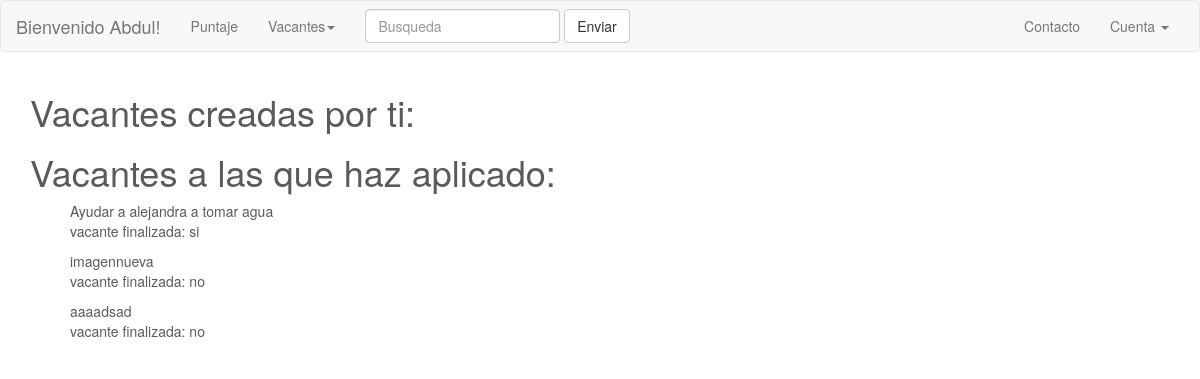
Page /perfil (signed in) on the earlier database version.
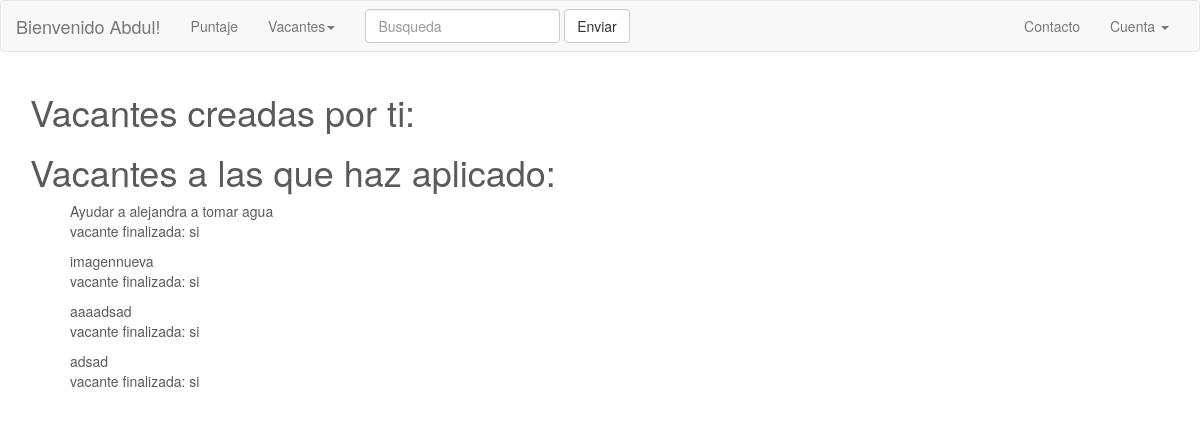
Same page on the later database version.
### models.py (models this page shows, shortened)
class Aplicantes(Model):
	vacante = ForeignKeyField(Vacante, related_name='vacante')
	aplicante = ForeignKeyField(Usuario, related_name='aplicante')
	class Meta:
		database = DATABASE
		indexes = (
			(('vacante','aplicante'), True),
		)

class Vacante(Model):
	titulo = CharField(null=False, unique=True)
	descripcion = TextField(null=False)
	contacto = TextField(null=False)
	descripcion_imagen1 = CharField(null=True)
	imagen1= CharField(null=True)
	descripcion_imagen2 = CharField(null=True)
	imagen2 = CharField(null=True)
	descripcion_imagen3 = CharField(null=True)
	imagen3 = CharField(null=True)
	finalizada = BooleanField(null=False)
	direccion = TextField(unique=False)
	usuario = ForeignKeyField(Usuario)
	creado = DateTimeField(default=datetime.datetime.now)
	class Meta:
		database = DATABASE
		order_by = ('-creado',)

### run.py (the view)
@app.route('/perfil')
@login_required
def perfil():
	usuario = g.user._get_current_object()
	usuario = models.Usuario.get(models.Usuario.id**usuario.id)
	vacantes = usuario.vacantes_creadas()
	aplicaciones = models.Aplicantes.select().where(models.Aplicantes.aplicante== usuario)
	return render_template('perfil.html', usuario=usuario, vacantes=vacantes, aplicaciones=aplicaciones)

### models.py (called while the page is built)
    def vacantes_creadas(self):
    	return (
    		Vacante.select().where(
    			Vacante.usuario==self
    			)
    		)

### run.py (called while the page is built)
@login_manager.user_loader
def cargar_usuario(usuarioid):
    try:
        return models.Usuario.get(models.Usuario.id == usuarioid)
    except models.DoesNotExist:
        return None

@app.before_request
def antes_request():
	g.db = models.DATABASE
	g.db.connect()
	g.user = current_user

@app.after_request
def despues_request(response):
	g.db.close()
	return response

### templates/perfil.html (shortened to what this page needs)
{% extends 'base.html' %}
{% block content %}
<div class="container">
<h1> Vacantes creadas por ti: </h1>
<h1> Vacantes a las que haz aplicado: </h1>
<ul>
{% for aplicacion in aplicaciones %}
	<li>{{ aplicacion.vacante.titulo }} <p>vacante finalizada:
		{% if aplicacion.vacante.finalizada %}
		si
		{% else %}
		no
		{% endif %} </p>
	</li>
{% endfor %}
</ul>
{% endblock %}

Differences in the rows shown:
computed for Aplicantes "imagennueva": text "no" → "si"
computed for Aplicantes "aaaadsad": text "no" → "si"
added Aplicantes: vacante.titulo "adsad", shows "si"
